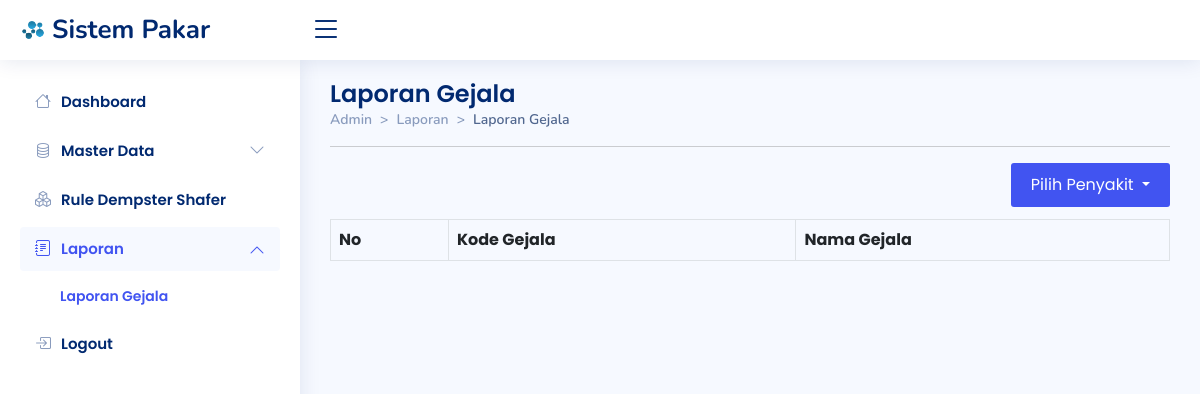
Page /admin/laporan/lapgejala.php?data=34 on the earlier database version.
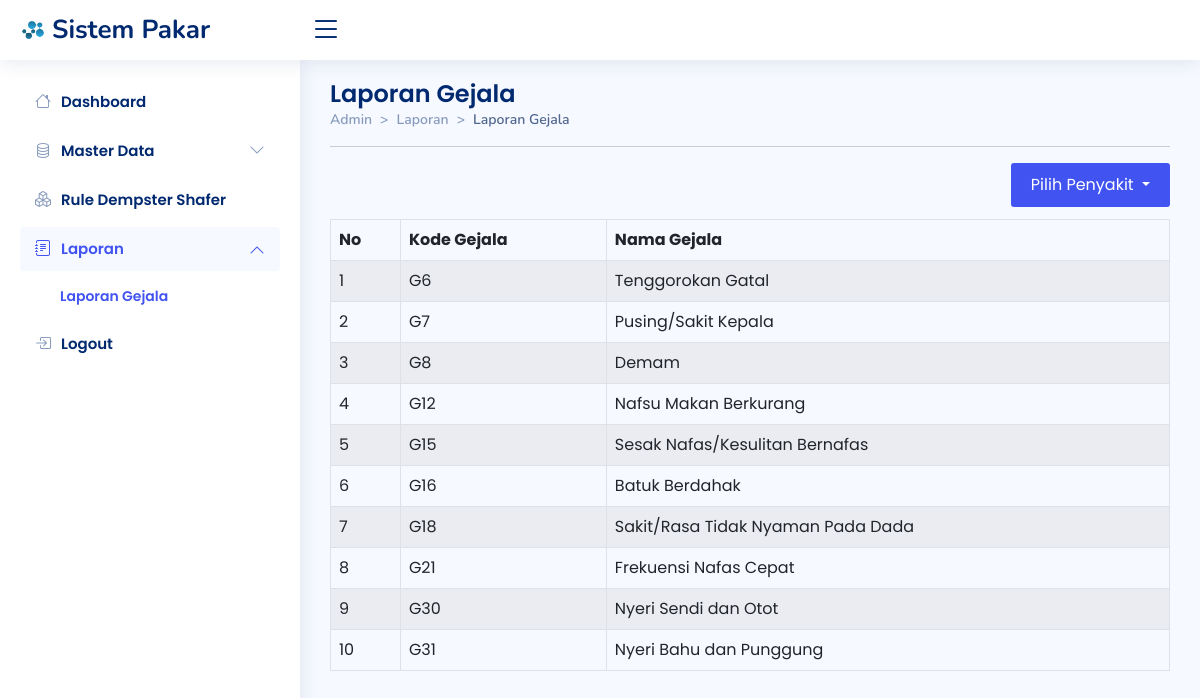
Same page on the later database version.
### tables this page shows
CREATE TABLE `tb_rules` (
  `id_rules` int(11) NOT NULL,
  `id_gejala` int(11) DEFAULT NULL,
  `id_penyakit` int(11) DEFAULT NULL,
  `belief` float DEFAULT NULL
);

CREATE TABLE `tb_gejala` (
  `id` int(11) NOT NULL,
  `kdgejala` varchar(3) DEFAULT NULL,
  `gejala` text DEFAULT NULL
);

### admin/laporan/lapgejala.php (the view, shortened to what this page needs)
<!DOCTYPE html>
<html lang="en">
<head>
  <link href="../../assets/vendor/bootstrap/css/bootstrap.min.css" rel="stylesheet">
  <link rel="stylesheet" href="https://cdn.jsdelivr.net/npm/bootstrap-icons@1.10.2/font/bootstrap-icons.css">
  <link href="../../assets/vendor/boxicons/css/boxicons.min.css" rel="stylesheet">
  <link href="../../assets/vendor/quill/quill.snow.css" rel="stylesheet">
  <link href="../../assets/vendor/quill/quill.bubble.css" rel="stylesheet">
  <link href="../../assets/vendor/remixicon/remixicon.css" rel="stylesheet">
  <link href="../../assets/vendor/simple-datatables/style.css" rel="stylesheet">
  <link href="../../assets/css/style.css" rel="stylesheet">
</head>
<body>
  <header id="header" class="header fixed-top d-flex align-items-center">
    <div class="d-flex align-items-center justify-content-between">
      <a href="../index.php" class="logo d-flex align-items-center">
        <img src="../../assets/img/logo2.png" alt="">
        <span class="d-none d-lg-block">Sistem Pakar</span>
      </a>
      <i class="bi bi-list toggle-sidebar-btn"></i>
    </div>
  </header>
  <aside id="sidebar" class="sidebar">
    <ul class="sidebar-nav" id="sidebar-nav">
      <li class="nav-item">
        <a class="nav-link collapsed" href="../index.php">
          <i class="bi bi-house"></i>
          <span>Dashboard</span>
        </a>
      </li>
      <li class="nav-item">
        <a class="nav-link collapsed" data-bs-target="#components-nav" data-bs-toggle="collapse" href="#">
          <i class="bi bi-database"></i><span>Master Data</span><i class="bi bi-chevron-down ms-auto"></i>
        </a>
      </li>
      <li class="nav-item">
        <a class="nav-link collapsed" href="../rules/rules.php">
          <i class="bi bi-boxes"></i>
          <span>Rule Dempster Shafer</span>
        </a>
      </li>
      <li class="nav-item">
        <a class="nav-link" data-bs-target="#forms-nav" data-bs-toggle="collapse" href="#">
          <i class="bi bi-journal-text"></i><span>Laporan</span><i class="bi bi-chevron-down ms-auto"></i>
        </a>
        <ul id="forms-nav" class="nav-content collapse show" data-bs-parent="#sidebar-nav">
          <li>
            <a href="../laporan/lapgejala.php" class="active">
              <span>Laporan Gejala</span>
            </a>
          </li>
        </ul>
      </li>
      <li class="nav-item">
        <a class="nav-link collapsed" href="javascript:;" data-bs-toggle="modal" data-bs-target="#logoutmodal">
          <i class="bi bi-box-arrow-in-right"></i>
          <span>Logout</span>
        </a>
      </li>
    </ul>
  </aside>
  <main id="main" class="main">
    <div class="pagetitle">
      <h1>Laporan Gejala</h1>
      <nav style="--bs-breadcrumb-divider: '>';">
        <ol class="breadcrumb">
          <li class="breadcrumb-item"><a href="../index.php">Admin</a></li>
          <li class="breadcrumb-item">Laporan</li>
          <li class="breadcrumb-item active">Laporan Gejala</li>
        </ol>
      </nav>
      <hr>
    </div>
    <section>
      <div class="dropdown bx-pull-right">
        <button class="tambah dropdown-toggle" type="button" data-bs-toggle="dropdown" aria-expanded="false">
          Pilih Penyakit
        </button>
          <?php
          include "../koneksi.php";
          ?>
      </div> <br> <br>
      <div class="table-responsive mt-2">
        <table class="table table-striped table-hover table-bordered">
          <thead>
            <tr>
              <th>No</th>
              <th>Kode Gejala</th>
              <th>Nama Gejala</th>
            </tr>
          </thead>
          <tbody>
            <?php
            if (isset($_GET['data'])) {
              $kdsakit = $_GET['data'];
              $sql = "SELECT * FROM tb_rules,tb_gejala WHERE tb_rules.id_penyakit='$kdsakit' AND tb_gejala.id=tb_rules.id_gejala ";
            } else {
              $sql = "SELECT * FROM tb_rules,tb_gejala WHERE tb_gejala.id=tb_rules.id_gejala ";
            }
            $qry = mysqli_query($koneksi, $sql) or die("SQL Error" . mysqli_error($koneksi));
            $no = 0;
            while ($data = mysqli_fetch_array($qry)) {
              $no++;
            ?>
              <tr>
                <td><?php echo $no; ?></td>
                <td><?php echo $data['kdgejala']; ?></td>
                <td><?php echo $data['gejala']; ?></td>
              </tr><?php } ?>
          </tbody>
        </table>
      </div>
    </section>
  </main>
</body>
</html>

### assets/css/style.css (style rules this page uses)
:root { scroll-behavior: smooth; }
body { font-family: "Poppins", sans-serif; background: #f6f9ff; color: #444444; }
a { color: #4154f1; text-decoration: none; }
.tambah { color: #4154f1; text-decoration: none; }
span { font-family: "Poppins", sans-serif; }
h1, h2, h3, h4, h5, h6 { font-family: "Poppins", sans-serif; }
#main { margin-top: 60px; padding: 20px 30px; transition: all 0.3s; }
.pagetitle { margin-bottom: 10px; }
.pagetitle h1 { font-size: 24px; margin-bottom: 0; font-weight: 600; color: #012970; }
.breadcrumb { font-size: 14px; font-family: "Nunito", sans-serif; color: #899bbd; font-weight: 600; }
.breadcrumb a { color: #899bbd; transition: 0.3s; }
.breadcrumb .breadcrumb-item::before { color: #899bbd; }
.breadcrumb .active { color: #51678f; font-weight: 600; }
.logo { line-height: 1; }
@media (min-width: 1200px) { .logo { width: 280px; } }
.logo img { max-height: 26px; margin-right: 6px; }
.logo span { font-size: 26px; font-weight: 700; color: #012970; font-family: "Nunito", sans-serif; }
.header { transition: all 0.5s; z-index: 997; height: 60px; box-shadow: 0px 2px 20px rgba(1, 41, 112, 0.1); background-color: #fff; padding-left: 20px; }
.header .toggle-sidebar-btn { font-size: 32px; padding-left: 10px; cursor: pointer; color: #012970; }
.sidebar { position: fixed; top: 60px; left: 0; bottom: 0; width: 300px; z-index: 996; transition: all 0.3s; padding: 20px; overflow-y: auto; scrollbar-width: thin; scrollbar-color: #aab7cf transparent; box-shadow: 0px 0px 20px rgba(1, 41, 112, 0.1); background-color: #fff; }
@media (min-width: 1200px) { #main, #footer { margin-left: 300px; } }
.sidebar-nav { padding: 0; margin: 0; list-style: none; }
.sidebar-nav li { padding: 0; margin: 0; list-style: none; }
.sidebar-nav .nav-item { margin-bottom: 5px; }
.sidebar-nav .nav-link { display: flex; align-items: center; font-size: 15px; font-weight: 600; color: #4154f1; transition: 0.3; background: #f6f9ff; padding: 10px 15px; border-radius: 4px; }
.sidebar-nav .nav-link i { font-size: 16px; margin-right: 10px; color: #4154f1; }
.sidebar-nav .nav-link.collapsed { color: #012970; background: #fff; }
.sidebar-nav .nav-link.collapsed i { color: #899bbd; }
.sidebar-nav .nav-link .bi-chevron-down { margin-right: 0; transition: transform 0.2s ease-in-out; }
.sidebar-nav .nav-link:not(.collapsed) .bi-chevron-down { transform: rotate(180deg); }
.sidebar-nav .nav-content { padding: 5px 0 0 0; margin: 0; list-style: none; }
.sidebar-nav .nav-content a { display: flex; align-items: center; font-size: 14px; font-weight: 600; color: #012970; transition: 0.3; padding: 10px 0 10px 40px; transition: 0.3s; }
.sidebar-nav .nav-content a:hover, .sidebar-nav .nav-content a.active { color: #4154f1; }

### admin/laporan/lapgejala.php (style rules this page uses)
.tambah { background-color: #4154f1; border: none; color: white; padding: 10px 20px; border-radius: 3px; }

Differences in the rows shown:
added tb_rules: id_gejala.kdgejala "G6", id_gejala.gejala "Tenggorokan Gatal"
added tb_rules: id_gejala.kdgejala "G7", id_gejala.gejala "Pusing/Sakit Kepala"
added tb_rules: id_gejala.kdgejala "G8", id_gejala.gejala "Demam"
added tb_rules: id_gejala.kdgejala "G12", id_gejala.gejala "Nafsu Makan Berkurang"
added tb_rules: id_gejala.kdgejala "G15", id_gejala.gejala "Sesak Nafas/Kesulitan Bernafas"
added tb_rules: id_gejala.kdgejala "G16", id_gejala.gejala "Batuk Berdahak"
added tb_rules: id_gejala.kdgejala "G18", id_gejala.gejala "Sakit/Rasa Tidak Nyaman Pada Dada"
added tb_rules: id_gejala.kdgejala "G21", id_gejala.gejala "Frekuensi Nafas Cepat"
added tb_rules: id_gejala.kdgejala "G30", id_gejala.gejala "Nyeri Sendi dan Otot"
added tb_rules: id_gejala.kdgejala "G31", id_gejala.gejala "Nyeri Bahu dan Punggung"
